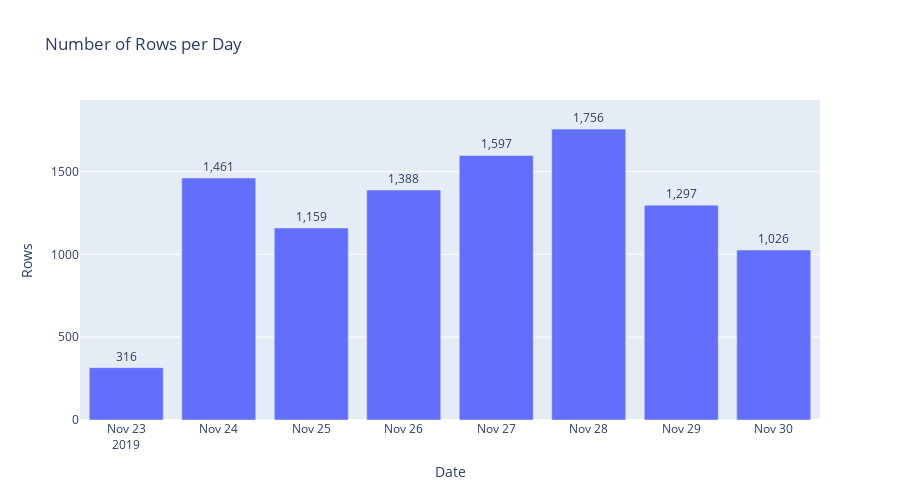

Source (notebook cell):
### Markdown cell above
### Histogram on number of rows per day

### Code cell
# Ensure proper datetime dtype (keeps timezone info)
log_df = log_df_readable.copy()
log_df['timestamp'] = pd.to_datetime(log_df['timestamp'], utc=True, errors='coerce')
log_df = log_df.loc[log_df['timestamp'].notna()]

# convert to your local timezone (example: Toronto)
log_df['timestamp'] = log_df['timestamp'].dt.tz_convert('America/Toronto')

# # Count rows per day, including days with zero rows
daily_counts = (
    log_df
    .set_index('timestamp')
    .resample('D')
    .size()
    .rename('rows')
    .reset_index()
)

# Use the plotting function
fig = plot_bar_chart(
    data=daily_counts,
    x_col='timestamp',
    y_col='rows',
    x_title='Date',
    y_title='Rows',
    title='Number of Rows per Day',
    height=500,
    show_values=True,
    value_format='{:,}'  # thousands separator
)

fig.show()

### Figure 1 — Plotly figure (JSON) as saved in the notebook; plotly's stock layout.template omitted (floating-point values rounded to 4 significant figures)
{"data": [{"cliponaxis": false, "hovertemplate": "Date=%{x}<br>Rows=%{text}<extra></extra>", "legendgroup": "", "marker": {"color": "#636efa", "pattern": {"shape": ""}}, "name": "", "orientation": "v", "showlegend": false, "text": [316.0, 1461.0, 1159.0, 1388.0, 1597.0, 1756.0, 1297.0, 1026.0], "textposition": "outside", "texttemplate": "%{text:,}", "type": "bar", "x": ["2019-11-23T00:00:00.000000000", "2019-11-24T00:00:00.000000000", "2019-11-25T00:00:00.000000000", "2019-11-26T00:00:00.000000000", "2019-11-27T00:00:00.000000000", "2019-11-28T00:00:00.000000000", "2019-11-29T00:00:00.000000000", "2019-11-30T00:00:00.000000000"], "xaxis": "x", "y": [316, 1461, 1159, 1388, 1597, 1756, 1297, 1026], "yaxis": "y"}], "layout": {"barmode": "relative", "height": 500, "legend": {"tracegroupgap": 0}, "title": {"text": "Number of Rows per Day"}, "xaxis": {"anchor": "y", "domain": [0, 1], "title": {"text": "Date"}}, "yaxis": {"anchor": "x", "domain": [0, 1], "range": [0, 1932.0], "title": {"text": "Rows"}}}}
